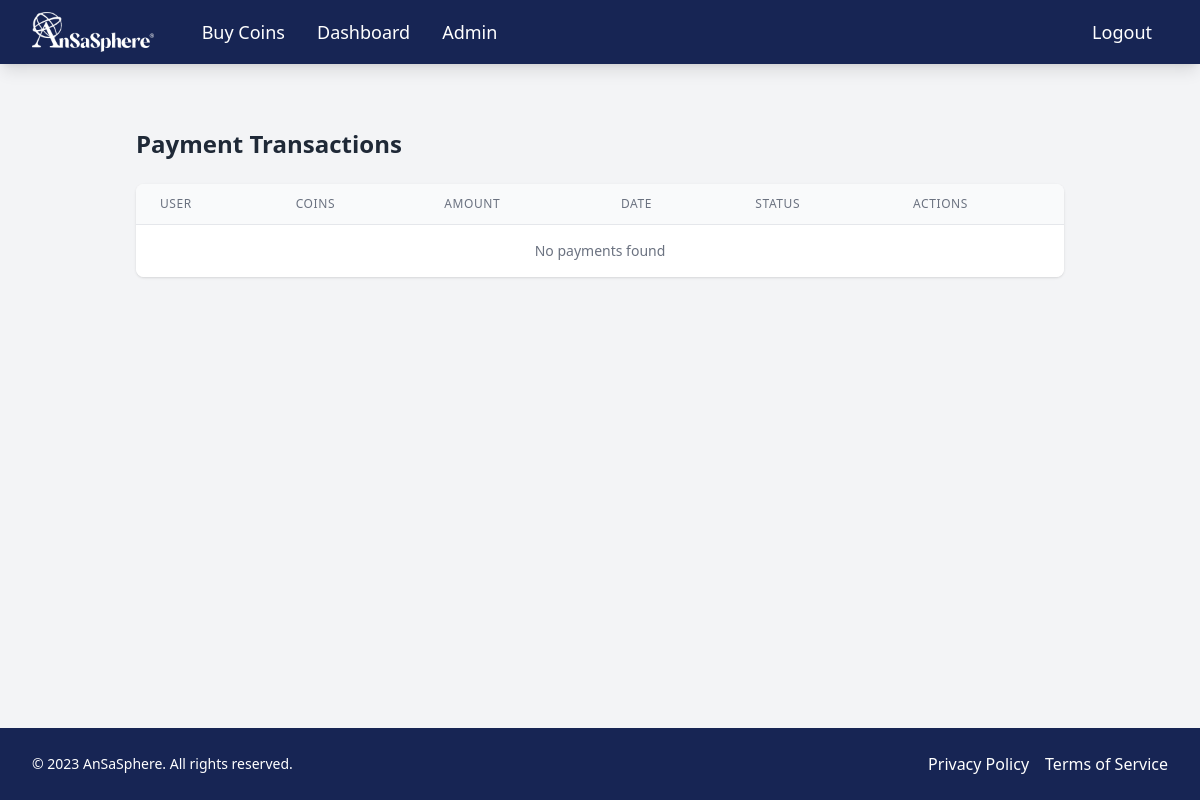
The page /admin_dashboard/payments/ (signed in) on the database as committed earlier.
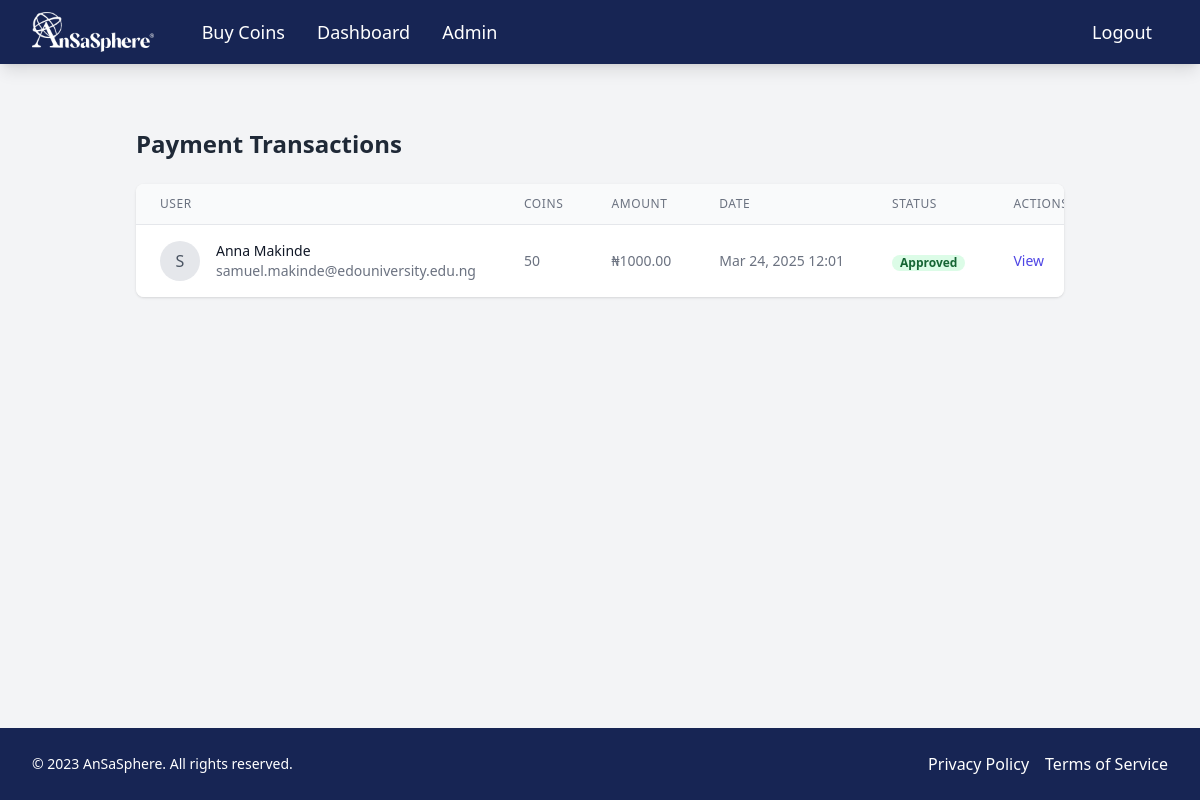
The same page on the database as committed later.
### eduPathCare/models.py (models this page shows, shortened)
class Payment(models.Model):
    PAYMENT_STATUS = [
        ('pending', 'Pending'),
        ('approved', 'Approved'),
        ('rejected', 'Rejected'),
    ]
    user = models.ForeignKey(User, on_delete=models.CASCADE, related_name='payments')
    coins_purchased = models.PositiveIntegerField()
    amount_paid = models.DecimalField(max_digits=10, decimal_places=2)
    receipt = models.ImageField(upload_to='payment_receipts/')
    sender_name = models.CharField(max_length=255)
    receipt_no = models.CharField(max_length=100)
    transaction_date = models.DateTimeField(auto_now_add=True)
    admin_notes = models.TextField(blank=True, null=True)
    status = models.CharField(max_length=10, choices=PAYMENT_STATUS, default='pending')
    admin = models.ForeignKey(User, on_delete=models.SET_NULL, null=True, blank=True, related_name='processed_payments')
    processed_at = models.DateTimeField(null=True, blank=True)
    class Meta:
        ordering = ['-transaction_date']

class User(AbstractBaseUser, PermissionsMixin):
    ROLE_CHOICES = [
        ('student', 'Student'),
        ('mentor', 'Mentor'),
        ('admin', 'Admin'),
    ]
    user_id = models.AutoField(primary_key=True)
    username = models.CharField(max_length=150, unique=True)
    email = models.EmailField(unique=True)
    role = models.CharField(max_length=10, choices=ROLE_CHOICES, default='student')
    first_name = models.CharField(max_length=50)
    last_name = models.CharField(max_length=50)
    profile_picture = models.ImageField(upload_to='profile_pics/', blank=True, null=True)
    bio = models.TextField(blank=True, null=True)
    is_staff = models.BooleanField(default=False)
    is_superuser = models.BooleanField(default=False)
    created_at = models.DateTimeField(auto_now_add=True)
    updated_at = models.DateTimeField(auto_now=True)
    coins = models.PositiveIntegerField(default=0)  # Add this line to track coins
    otp = models.CharField(max_length=6, blank=True, null=True)  # Add OTP field
    is_verified = models.BooleanField(default=False)  # Add verification status field
    objects = UserManager()
    USERNAME_FIELD = 'email'
    REQUIRED_FIELDS = ['username']
    def get_full_name(self):
        if self.first_name and self.last_name:
            return f"{self.first_name} {self.last_name}"
        else:
            return self.username

### eduPathCare/views.py (the view)
@login_required
@user_passes_test(lambda u: u.is_staff)
def payment_list(request):
    payments = Payment.objects.all().order_by('-transaction_date')
    return render(request, 'admin/payment_list.html', {'payments': payments})

### eduPathCare/templates/admin/payment_list.html
{% extends "base.html" %}
{% block content %}
<div class="container mx-auto px-4 py-8">
    <h1 class="text-2xl font-bold text-gray-800 mb-6">Payment Transactions</h1>
    <div class="bg-white shadow rounded-lg overflow-hidden">
        <div class="overflow-x-auto">
            <table class="min-w-full divide-y divide-gray-200">
                <thead class="bg-gray-50">
                    <tr>
                        <th class="px-6 py-3 text-left text-xs font-medium text-gray-500 uppercase tracking-wider">User</th>
                        <th class="px-6 py-3 text-left text-xs font-medium text-gray-500 uppercase tracking-wider">Coins</th>
                        <th class="px-6 py-3 text-left text-xs font-medium text-gray-500 uppercase tracking-wider">Amount</th>
                        <th class="px-6 py-3 text-left text-xs font-medium text-gray-500 uppercase tracking-wider">Date</th>
                        <th class="px-6 py-3 text-left text-xs font-medium text-gray-500 uppercase tracking-wider">Status</th>
                        <th class="px-6 py-3 text-left text-xs font-medium text-gray-500 uppercase tracking-wider">Actions</th>
                    </tr>
                </thead>
                <tbody class="bg-white divide-y divide-gray-200">
                    {% for payment in payments %}
                    <tr>
                        <td class="px-6 py-4 whitespace-nowrap">
                            <div class="flex items-center">
                                <div class="flex-shrink-0 h-10 w-10">
                                    {% if payment.user.profile_picture %}
                                        <img class="h-10 w-10 rounded-full" src="{{ payment.user.profile_picture.url }}" alt="">
                                    {% else %}
                                        <div class="h-10 w-10 rounded-full bg-gray-200 flex items-center justify-center">
                                            <span class="text-gray-600">{{ payment.user.username|first|upper }}</span>
                                        </div>
                                    {% endif %}
                                </div>
                                <div class="ml-4">
                                    <div class="text-sm font-medium text-gray-900">{{ payment.user.get_full_name }}</div>
                                    <div class="text-sm text-gray-500">{{ payment.user.email }}</div>
                                </div>
                            </div>
                        </td>
                        <td class="px-6 py-4 whitespace-nowrap text-sm text-gray-500">{{ payment.coins_purchased }}</td>
                        <td class="px-6 py-4 whitespace-nowrap text-sm text-gray-500">₦{{ payment.amount_paid }}</td>
                        <td class="px-6 py-4 whitespace-nowrap text-sm text-gray-500">{{ payment.transaction_date|date:"M d, Y H:i" }}</td>
                        <td class="px-6 py-4 whitespace-nowrap">
                            <span class="px-2 inline-flex text-xs leading-5 font-semibold rounded-full
                                {% if payment.status == 'approved' %}bg-green-100 text-green-800
                                {% elif payment.status == 'rejected' %}bg-red-100 text-red-800
                                {% else %}bg-yellow-100 text-yellow-800{% endif %}">
                                {{ payment.get_status_display }}
                            </span>
                        </td>
                        <td class="px-6 py-4 whitespace-nowrap text-right text-sm font-medium">
                            <a href="{% url 'payment_detail' payment.id %}" class="text-indigo-600 hover:text-indigo-900">View</a>
                        </td>
                    </tr>
                    {% empty %}
                    <tr>
                        <td colspan="6" class="px-6 py-4 text-center text-sm text-gray-500">No payments found</td>
                    </tr>
                    {% endfor %}
                </tbody>
            </table>
        </div>
    </div>
</div>
{% endblock %}

Rows that differ between the two databases and show on the page:
added Payment: user.username|first "S", user.get_full_name "Anna Makinde", user.email "samuel.makinde@edouniversity.edu.ng", coins_purchased "50", amount_paid "1000.00", transaction_date "Mar 24, 2025 12:01", status "Approved"
Other text that changed with them:
text no longer shown: "No payments found"
